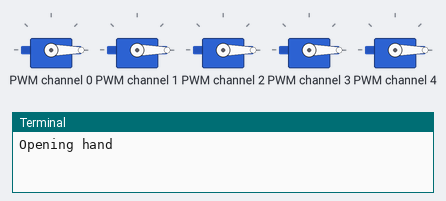
This program was run on a simulated Raspberry Pi (BCM pin numbers). Shown: 5 × servo, the last lines printed to the terminal. Servo angles are drawn from the pulse width (0.5 ms = 0°, 2.5 ms = 180°).

Above: at 0.2 s.
At 5.42 s:
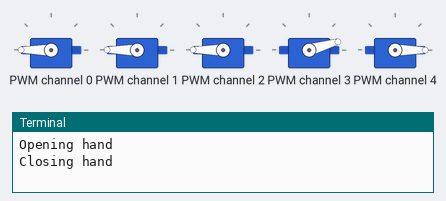
At 10.5 s:
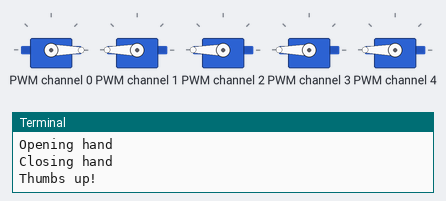
At 19.71 s:
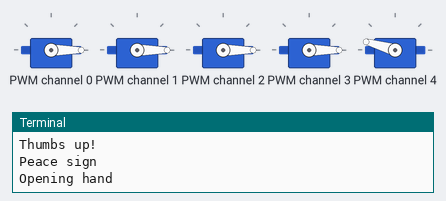
At 28.9 s:
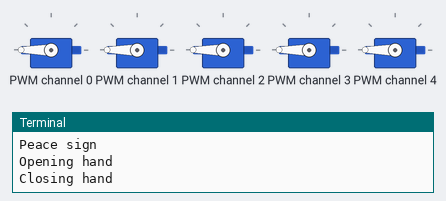
At 36.5 s:
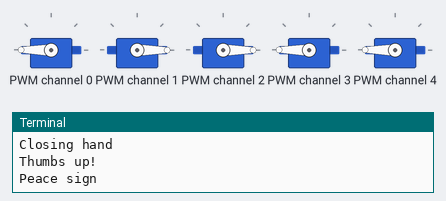
Timing chart, 0 to 40.0 s (numbered marks = the images above):
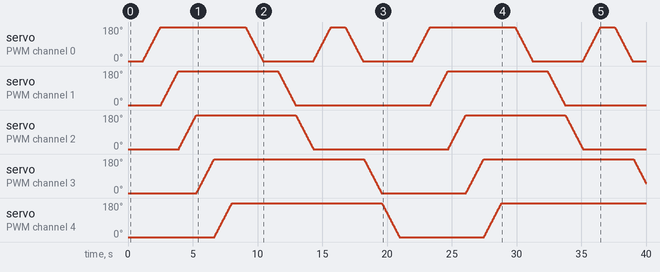

The program:

servo_driver.py
```python
import time
import smbus2
from adafruit_pca9685 import PCA9685

# Set up I2C bus and PCA9685 (using smbus2)
i2c = smbus2.SMBus(1)  # 1 is the I2C bus on Raspberry Pi
pca = PCA9685(i2c)
pca.frequency = 50  # Servo control frequency

# Convert angle to duty cycle
def angle_to_pwm(angle):
    pulse = 500 + (angle / 180.0) * 2000  # microseconds
    duty = int((pulse / 20000.0) * 0xFFFF)
    return duty

class Servo:
    def __init__(self, channel):
        self.channel = channel
        self.angle = 0

    def write(self, angle):
        pwm = angle_to_pwm(angle)
        pca.channels[self.channel].duty_cycle = pwm
        self.angle = angle
        time.sleep(0.02)

    def read(self):
        return self.angle

# Assign servos to fingers (using channels 0 to 4)
thumb = Servo(0)
index = Servo(1)
middle = Servo(2)
ring = Servo(3)
pinky = Servo(4)

# Constants for gestures
OPEN = 0
CLOSED = 180
RELAXED = 45
DELAY = 0.01

# Smooth move function
def smooth_move(servo, target):
    current = servo.read()
    step = 4 if target > current else -4
    for angle in range(current, target + step, step):
        servo.write(angle)
        time.sleep(DELAY)

# Hand gestures
def open_hand():
    print("Opening hand")
    for servo in [thumb, index, middle, ring, pinky]:
        smooth_move(servo, OPEN)

def close_hand():
    print("Closing hand")
    for servo in [thumb, index, middle, ring, pinky]:
        smooth_move(servo, CLOSED)

def thumbs_up():
    print("Thumbs up!")
    smooth_move(thumb, OPEN)
    for servo in [index, middle, ring, pinky]:
        smooth_move(servo, CLOSED)

def peace_sign():
    print("Peace sign")
    smooth_move(index, OPEN)
    smooth_move(middle, OPEN)
    for servo in [thumb, ring, pinky]:
        smooth_move(servo, CLOSED)

# Main loop
try:
    while True:
        open_hand()
        time.sleep(1)
        close_hand()
        time.sleep(1)
        thumbs_up()
        time.sleep(1)
        peace_sign()
        time.sleep(1)

except KeyboardInterrupt:
    print("Exiting...")
    pca.deinit()
```
